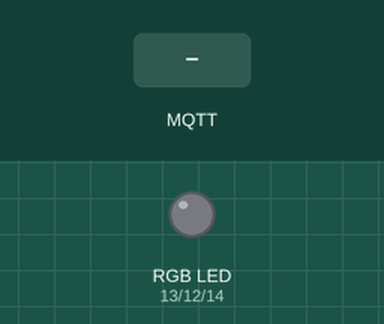
Recording of a sketch running on a simulated ESP8266 (NodeMCU). Shown: an RGB LED mixed from three pins (HIGH = lit). The test bench sets the inputs (shaded band). WiFi joins after 1.5 s; servers stay silent unless stated; no MQTT or app messages arrive unless stated; what the sketch prints to the serial monitor is not drawn.

Above: at 2.7 s.
2.8 s: MQTT message "5" arrives on the first subscribed topic
At 3.6 s:
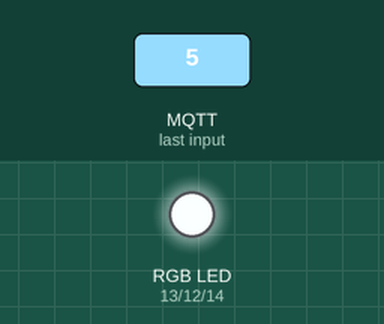
4.3 s: MQTT message "90" arrives on the first subscribed topic
At 4.8 s:
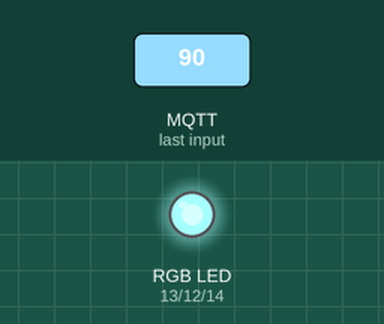
5.8 s: MQTT message "200" arrives on the first subscribed topic
At 7.1 s:
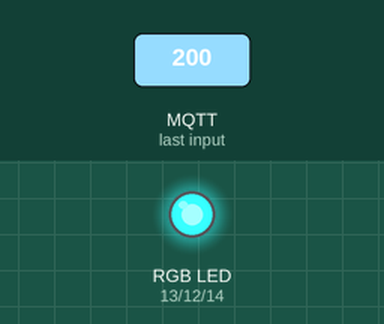
Timing chart, 0 to 8.8 s (numbered marks = the images above; inputs shaded):
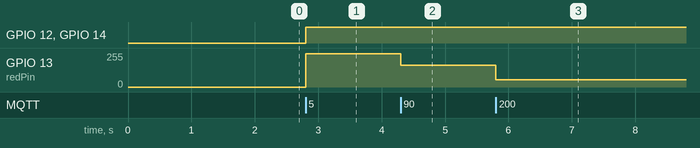

Measured:
- after the input at 2.8 s, GPIO 12 (greenPin), GPIO 14 (bluePin): LOW → HIGH at once; GPIO 13 (redPin): 0/255 → 250/255 at once
- after the input at 4.3 s, GPIO 13 (redPin): 250/255 → 165/255 at once
- after the input at 5.8 s, GPIO 13 (redPin): 165/255 → 55/255 at once

The sketch:

mqtt_8266_rgb_led.ino
```cpp
#include <ESP8266WiFi.h>
#include <PubSubClient.h>
#define COMMON_ANODE

const char* ssid     = "DIYIOT";
const char* password = "diyiotdiyiot";
const char* mqtt_server = "10.10.10.3";
const char* topic = "rgbled/1";
int redPin = 13;
int greenPin = 12;
int bluePin = 14;
int redValue;
int greenValue;
int blueValue;

char msg[50];
char message_buffer[100];

// Board Pin # to Chip Pin #
// Board 7 = Chip 5
// Board 6 = Chip 4
// Board 5 = Chip 2
// Board 4 = Chip 13
// Board 3 = Chip 12
// Board 2 = Chip 14
// Board 1 = Chip 16

WiFiClient espClient;
PubSubClient client(espClient);

//uncomment this line if using a Common Anode LED
//#define COMMON_ANODE


void setup(){
  Serial.begin(115200);
  setup_wifi();
  client.setServer(mqtt_server, 1883);
  client.setCallback(callback);
  pinMode(redPin, OUTPUT);
  pinMode(greenPin, OUTPUT);
  pinMode(bluePin, OUTPUT);
  }


void setup_wifi() {

  delay(10);
  // We start by connecting to a WiFi network
  Serial.println();
  Serial.print("Connecting to ");
  Serial.println(ssid);

  WiFi.begin(ssid, password);

  while (WiFi.status() != WL_CONNECTED) {
    delay(500);
    Serial.print(".");
  }


  Serial.println("");
  Serial.println("WiFi connected");
  Serial.println("IP address: ");
  Serial.println(WiFi.localIP());
}


void callback(char* topic, byte* payload, unsigned int length) {
  Serial.print("Message arrived [");
  Serial.print(topic);
  Serial.print("] ");
    payload[length] = '\0';
    String message = String((char*)payload);
    Serial.println("Received: " + String(message));
    int redValue = getValue(message, ',', 0).toInt();
    int greenValue = getValue(message, ',', 1).toInt();
    int blueValue = getValue(message, ',', 2).toInt();
    Serial.println("Red: " + String(redValue) + "Blue: " + String(blueValue) + "Green: " + String(greenValue));
    setColor(redValue, blueValue, greenValue);
}

void reconnect() {
  // Loop until we're reconnected
  while (!client.connected()) {

      Serial.print("Attempting MQTT connection...");
    // Attempt to connect
    if (client.connect(topic)) {
      Serial.println("Connected");
      // Once connected, publish an announcement...
      client.publish("channels", topic);
      client.publish(topic, "connected");
      // ... and resubscribe
      client.subscribe(topic);
    } else {
      Serial.print("failed, rc=");
      Serial.print(client.state());
      Serial.println(" try again in 5 seconds");
      // Wait 5 seconds before retrying
      delay(5000);
    }
  }
}

void loop(){

      if (!client.connected()) {
      reconnect();
      }

      client.loop();
  }


void setColor(int red, int green, int blue)
{
  #ifdef COMMON_ANODE
    red = 255 - red;
    green = 255 - green;
    blue = 255 - blue;
  #endif
  analogWrite(redPin, red);
  analogWrite(greenPin, green);
  analogWrite(bluePin, blue);
}

String getValue(String data, char separator, int index)
{
 int found = 0;
  int strIndex[] = {
0, -1  };
  int maxIndex = data.length()-1;
  for(int i=0; i<=maxIndex && found<=index; i++){
  if(data.charAt(i)==separator || i==maxIndex){
  found++;
  strIndex[0] = strIndex[1]+1;
  strIndex[1] = (i == maxIndex) ? i+1 : i;
  }
 }
  return found>index ? data.substring(strIndex[0], strIndex[1]) : "";
}
```
